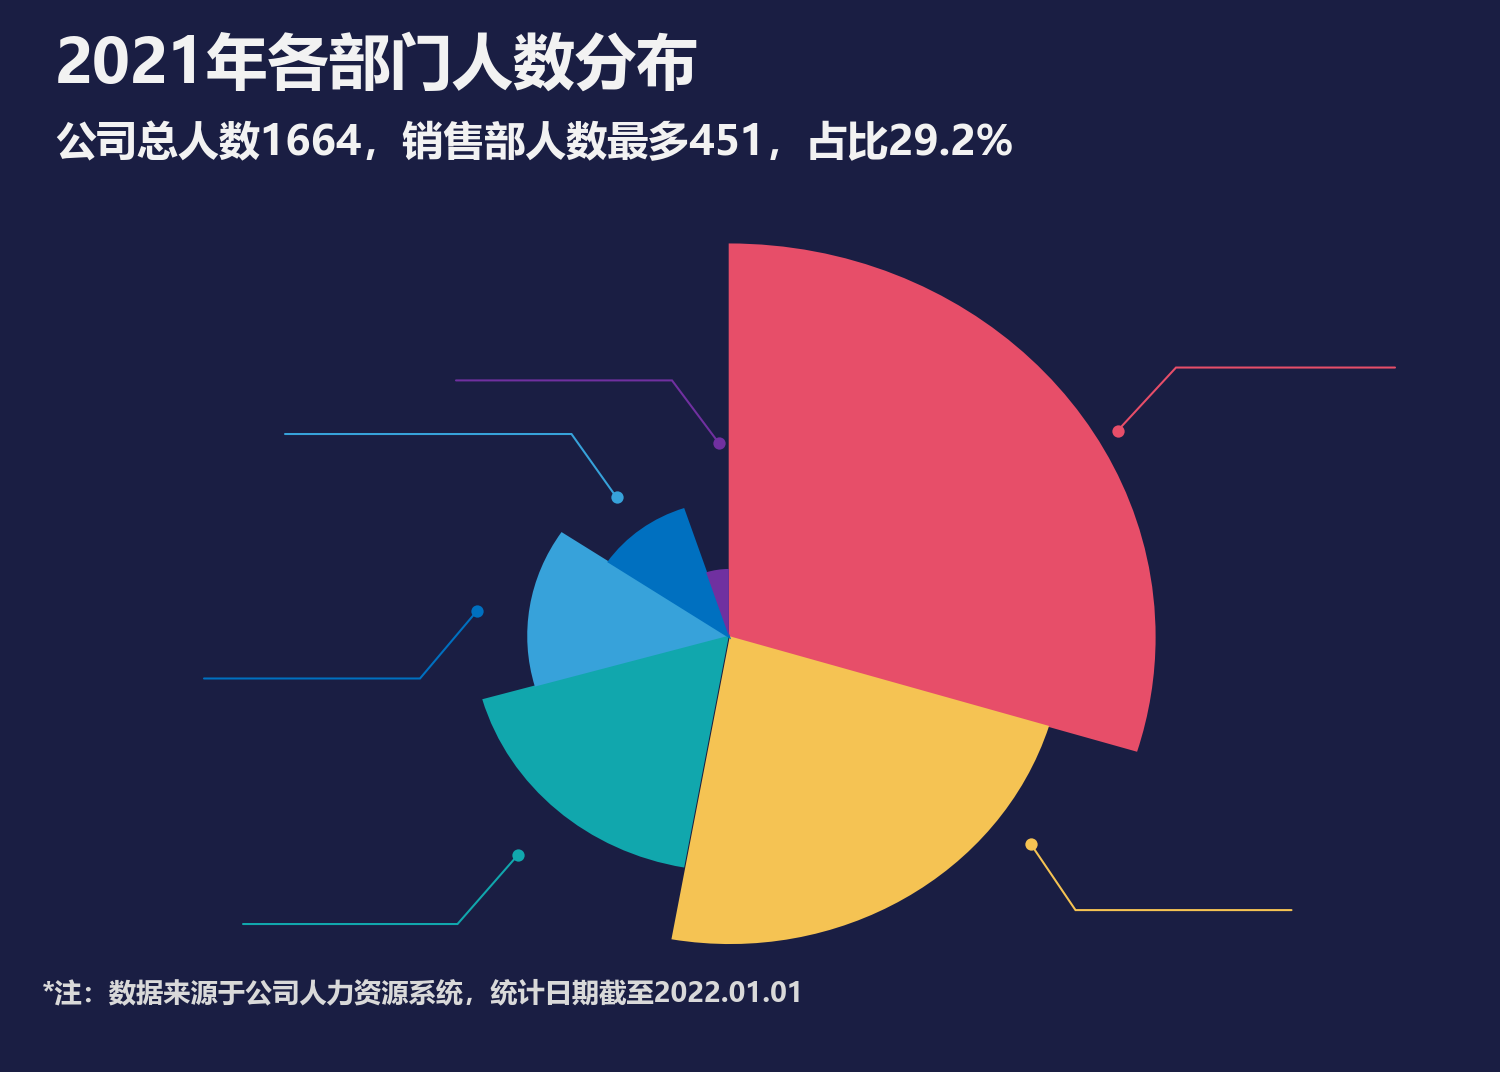

Here is the Python script that generated this plot:
# -*- coding: utf-8 -*-
"""20 南丁格尔（PPT） (依据 第二章 图表(后15).xlsx drawing11.xml Freeform贝塞尔精确复刻)

南丁格尔玫瑰图: 6扇区, 用drawing11.xml中的Freeform贝塞尔曲线形状绘制.
通过完整变换链(path -> Freeform xfrm -> 组合8 xfrm -> 组合6 xfrm -> sheet)
将贝塞尔曲线转换到sheet坐标(pt), 再映射到figure坐标.
"""
import matplotlib
matplotlib.use('Agg')
import matplotlib.pyplot as plt
import matplotlib.patches as mpatches
from matplotlib.path import Path
import numpy as np
import os, re, zipfile

plt.rcParams['font.sans-serif'] = ['Microsoft YaHei', 'SimHei', 'Arial Unicode MS']
plt.rcParams['axes.unicode_minus'] = False

BG = '#1A1E43'
TXT = '#F2F2F2'
TXT_DIM = '#D9D9D9'

# ============================================================
# 1. 从 xlsx 直接读取 drawing11.xml 中的 Freeform 形状
# ============================================================
XLSX_PATH = r'C:\Users\Lenovo\Desktop\jiaxinyu\数据可视化\第二章 图表(后15).xlsx'
with zipfile.ZipFile(XLSX_PATH) as z:
    draw_content = z.read('xl/drawings/drawing11.xml').decode('utf-8')

# --- 变换链 (使用Excel COM精确位置) ---
# 组合6: twoCellAnchor from(col=4,row=1) to(col=12,row=23)
# Excel COM: left=219.43pt, top=14.14pt, w=438.86pt, h=313.71pt
# xfrm: off=(272,18.5)pt, ext=(544,407)pt, chOff=(272,351.5)pt, chExt=(544,407)pt
GRP6_LEFT = 219.43
GRP6_TOP = 14.14
GRP6_WIDTH = 438.86
GRP6_HEIGHT = 313.71
GRP6_CHOFF = (272.0, 351.5)
GRP6_CHEXT = (544.0, 407.0)

# 组合8 (嵌套在组合6内)
# xfrm: off=(446.9,444)pt, ext=(244.2,274.5)pt, chOff=(272,21)pt, chExt=(194,225.5)pt
GRP8_OFF = (446.9, 444.0)
GRP8_EXT = (244.2, 274.5)
GRP8_CHOFF = (272.0, 21.0)
GRP8_CHEXT = (194.0, 225.5)

def child8_to_sheet(x_pt, y_pt):
    """组合8子坐标(pt) -> sheet坐标(pt)"""
    # 组合8子坐标 -> 组合6子坐标
    sx8 = GRP8_EXT[0] / GRP8_CHEXT[0]
    sy8 = GRP8_EXT[1] / GRP8_CHEXT[1]
    child6_x = GRP8_OFF[0] + (x_pt - GRP8_CHOFF[0]) * sx8
    child6_y = GRP8_OFF[1] + (y_pt - GRP8_CHOFF[1]) * sy8

    # 组合6子坐标 -> sheet坐标 (关键: 用 chOff 而非 off, 因为 off != chOff)
    sx6 = GRP6_WIDTH / GRP6_CHEXT[0]
    sy6 = GRP6_HEIGHT / GRP6_CHEXT[1]
    sheet_x = GRP6_LEFT + (child6_x - GRP6_CHOFF[0]) * sx6
    sheet_y = GRP6_TOP + (child6_y - GRP6_CHOFF[1]) * sy6
    return sheet_x, sheet_y

# --- 解析Freeform形状 ---
sp_blocks = re.findall(r'<xdr:sp\b.*?</xdr:sp>', draw_content, re.DOTALL)

freeforms = []
for sp in sp_blocks:
    name_m = re.search(r'<xdr:cNvPr[^>]*name="([^"]+)"', sp)
    name = name_m.group(1) if name_m else ''
    if 'Freeform' not in name:
        continue

    off_m = re.search(r'<a:off x="(\d+)" y="(\d+)"', sp)
    ext_m = re.search(r'<a:ext cx="(\d+)" cy="(\d+)"', sp)
    off_pt = (int(off_m.group(1)) / 9525, int(off_m.group(2)) / 9525)
    ext_pt = (int(ext_m.group(1)) / 9525, int(ext_m.group(2)) / 9525)

    fill_m = re.search(r'<a:solidFill>.*?srgbClr val="([0-9A-Fa-f]{6})"', sp, re.DOTALL)
    color = '#' + fill_m.group(1) if fill_m else None

    path_m = re.search(r'<a:pathLst>(.*?)</a:pathLst>', sp, re.DOTALL)
    if not path_m:
        continue

    path_info = re.search(r'<a:path w="(\d+)" h="(\d+)"', path_m.group(1))
    path_w = int(path_info.group(1))
    path_h = int(path_info.group(2))

    path_content = re.search(r'<a:path[^>]*>(.*?)</a:path>', path_m.group(1), re.DOTALL).group(1)

    tokens = re.findall(r'<a:(moveTo|lnTo|cubicBezTo|close)\b([^>]*)/?>', path_content)
    pts_all = re.findall(r'<a:pt x="(-?\d+)" y="(-?\d+)"', path_content)

    cmd_list = []
    pt_idx = 0
    for cmd_name, _ in tokens:
        if cmd_name in ('moveTo', 'lnTo'):
            x, y = int(pts_all[pt_idx][0]), int(pts_all[pt_idx][1])
            pt_idx += 1
            cmd_list.append((cmd_name, [(x, y)]))
        elif cmd_name == 'cubicBezTo':
            pts = []
            for _ in range(3):
                x, y = int(pts_all[pt_idx][0]), int(pts_all[pt_idx][1])
                pts.append((x, y))
                pt_idx += 1
            cmd_list.append((cmd_name, pts))
        elif cmd_name == 'close':
            cmd_list.append((cmd_name, []))

    freeforms.append({
        'name': name,
        'color': color,
        'off_pt': off_pt,
        'ext_pt': ext_pt,
        'path_w': path_w,
        'path_h': path_h,
        'cmds': cmd_list,
    })

print(f'Freeforms parsed: {len(freeforms)}')
for ff in freeforms:
    print(f"  {ff['name']}: color={ff['color']}, off={ff['off_pt']}, ext={ff['ext_pt']}, path={ff['path_w']}x{ff['path_h']}")

# --- 将Freeform路径转换到sheet坐标(pt) ---
def path_to_sheet_pts(freeform):
    off = freeform['off_pt']
    ext = freeform['ext_pt']
    pw = freeform['path_w']
    ph = freeform['path_h']

    def transform(px, py):
        x8 = off[0] + ext[0] * px / pw
        y8 = off[1] + ext[1] * py / ph
        return child8_to_sheet(x8, y8)

    return transform

# --- 文本框位置 (Excel COM精确位置, 单位pt) ---
TB11_LEFT = 235.55
TB11_TOP = 23.89
TB11_WIDTH = 393.00
TB11_HEIGHT = 74.30

TB12_LEFT = 231.80
TB12_TOP = 300.70
TB12_WIDTH = 308.91
TB12_HEIGHT = 21.02

# --- 计算所有形状的边界 (pt) ---
all_pts = []
for ff in freeforms:
    transform = path_to_sheet_pts(ff)
    for cmd_name, pts in ff['cmds']:
        for px, py in pts:
            sx, sy = transform(px, py)
            all_pts.append((sx, sy))

all_pts.extend([(TB11_LEFT, TB11_TOP), (TB11_LEFT + TB11_WIDTH, TB11_TOP + TB11_HEIGHT)])
all_pts.extend([(TB12_LEFT, TB12_TOP), (TB12_LEFT + TB12_WIDTH, TB12_TOP + TB12_HEIGHT)])

content_min_x = min(p[0] for p in all_pts)
content_min_y = min(p[1] for p in all_pts)
content_max_x = max(p[0] for p in all_pts)
content_max_y = max(p[1] for p in all_pts)
print(f'Content bbox: ({content_min_x:.1f}, {content_min_y:.1f}) to ({content_max_x:.1f}, {content_max_y:.1f})')

# 画布 = Chart 7 / 组合6 全范围 (深蓝背景 chartArea 的实际范围, Excel COM 实测)
# Chart 7: Left=219.43 Top=14.14 W=438.86 H=313.71
min_x, min_y = 219.43, 14.14
max_x, max_y = 219.43 + 438.86, 14.14 + 313.71

img_w = max_x - min_x
img_h = max_y - min_y

print(f'Image bounds: ({min_x:.1f}, {min_y:.1f}) to ({max_x:.1f}, {max_y:.1f}) pt')
print(f'Image size: {img_w:.1f} x {img_h:.1f} pt, aspect={img_w/img_h:.3f}')

def sheet_to_fig(sx, sy):
    """sheet坐标(pt, y向下) -> figure坐标(y向上), 需翻转y轴"""
    fx = (sx - min_x) / img_w
    fy = 1.0 - (sy - min_y) / img_h
    return fx, fy

# ============================================================
# 2. 画图
# ============================================================
FIG_W = 10          # inch
DPI = 150           # -> 1500px wide
# 字号换算(等比): figure逻辑宽=FIG_W*72 pt 对应 sheet画布 img_w pt
# 故 sheet 1pt -> matplotlib 逻辑pt = FIG_W*72/img_w
FONT_SCALE = FIG_W * 72 / img_w
FS_TITLE = 18 * FONT_SCALE      # Excel 18pt
FS_SUBTITLE = 12 * FONT_SCALE   # Excel 12pt
FS_NOTE = 8 * FONT_SCALE        # Excel 8pt

fig = plt.figure(figsize=(FIG_W, FIG_W * img_h / img_w), facecolor=BG)
ax = fig.add_axes([0, 0, 1, 1], facecolor=BG)
ax.set_xlim(0, 1)
ax.set_ylim(0, 1)
ax.axis('off')

# 画Freeform形状 (贝塞尔曲线)
for ff in freeforms:
    transform = path_to_sheet_pts(ff)
    path_cmds = []
    for cmd_name, pts in ff['cmds']:
        if cmd_name == 'moveTo':
            sx, sy = transform(*pts[0])
            fx, fy = sheet_to_fig(sx, sy)
            path_cmds.append((Path.MOVETO, (fx, fy)))
        elif cmd_name == 'lnTo':
            sx, sy = transform(*pts[0])
            fx, fy = sheet_to_fig(sx, sy)
            path_cmds.append((Path.LINETO, (fx, fy)))
        elif cmd_name == 'cubicBezTo':
            for px, py in pts:
                sx, sy = transform(px, py)
                fx, fy = sheet_to_fig(sx, sy)
                path_cmds.append((Path.CURVE4, (fx, fy)))
        elif cmd_name == 'close':
            path_cmds.append((Path.CLOSEPOLY, (0, 0)))

    codes = [c for c, _ in path_cmds]
    verts = [v for _, v in path_cmds]
    path = Path(verts, codes)
    patch = mpatches.PathPatch(path, facecolor=ff['color'],
                               edgecolor='none', zorder=3)
    ax.add_patch(patch)

# ---------------------------------------------------------------
# 引线: 每根 = 内端(扇区侧) -> 拐点 -> 圆点(外端); 颜色=对应扇区色
# 坐标从 chart7 复制图(_chart_clip_ChartObject.png)定量提取,
# 归一化于 chart7 画布(图像 y 向下); figure 坐标 y=1-ny
# ---------------------------------------------------------------
LEADERS = {
    'red':    ((0.745, 0.402), (0.784, 0.343), (0.930, 0.343)),
    'yellow': ((0.687, 0.787), (0.717, 0.849), (0.861, 0.849)),
    'cyan':   ((0.345, 0.798), (0.305, 0.862), (0.162, 0.862)),
    'blue':   ((0.411, 0.464), (0.381, 0.405), (0.190, 0.405)),
    'dblue':  ((0.318, 0.570), (0.280, 0.633), (0.136, 0.633)),
    'purple': ((0.479, 0.413), (0.448, 0.355), (0.304, 0.355)),
}
LEADER_COLORS = {
    'red': '#E74E69', 'yellow': '#F5C353', 'cyan': '#11A7AD',
    'blue': '#37A2DA', 'dblue': '#0070C0', 'purple': '#7030A0',
}
LEADER_LW = 0.6 * FONT_SCALE
DOT_MS = 3.6 * FONT_SCALE
for key, (inner, kneck, dot) in LEADERS.items():
    c = LEADER_COLORS[key]
    ax.plot([inner[0], kneck[0], dot[0]],
            [1-inner[1], 1-kneck[1], 1-dot[1]],
            color=c, lw=LEADER_LW, solid_capstyle='round',
            solid_joinstyle='miter', zorder=2.5)
    # 小圆点画在内端(靠近扇区那一端), 置于扇区之上一层以便可见
    ax.plot(inner[0], 1-inner[1], marker='o', ms=DOT_MS, color=c,
            markeredgewidth=0, zorder=4)

# 文本框11: 标题 + 副标题
tb11_fx, tb11_fy = sheet_to_fig(TB11_LEFT, TB11_TOP)
fig.text(tb11_fx, tb11_fy, '2021年各部门人数分布',
         fontsize=FS_TITLE, fontweight='bold', color=TXT,
         ha='left', va='top', family='Microsoft YaHei')

# 副标题在标题下方 (标题18pt行高约22pt + 文本框内边距)
sub_fy = 1.0 - (TB11_TOP + 26 - min_y) / img_h
fig.text(tb11_fx, sub_fy, '公司总人数1664，销售部人数最多451，占比29.2%',
         fontsize=FS_SUBTITLE, fontweight='bold', color=TXT,
         ha='left', va='top', family='Microsoft YaHei')

# 文本框12: 注释
tb12_fx, tb12_fy = sheet_to_fig(TB12_LEFT, TB12_TOP)
fig.text(tb12_fx, tb12_fy, '*注：数据来源于公司人力资源系统，统计日期截至2022.01.01',
         fontsize=FS_NOTE, fontweight='bold', color=TXT_DIM,
         ha='left', va='top', family='Microsoft YaHei')

plt.savefig('20 南丁格尔（PPT）.png', dpi=DPI, facecolor=BG)
print("已生成 20 南丁格尔（PPT）.png")
